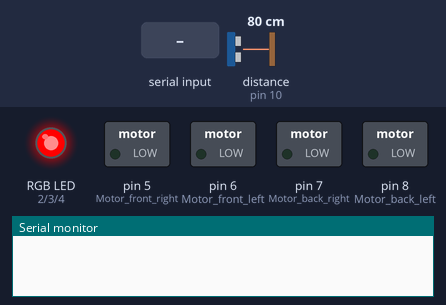
Simulated run of this sketch. Board: Arduino Uno, built with avr-gcc and run on an emulated ATmega328P. Parts: switched loads named in the sketch (green lamp = pin HIGH), an RGB LED mixed from three pins (HIGH = lit), the last lines printed to the serial monitor. Wiring (inferred from the names in the program): ultrasonic range finder: trigger pin 9; echo pin 10. The test bench sets the inputs (shaded band); at power-on: distance to the obstacle (sensor on pin 10) 80 cm. The echo pulse lasts 58.3 µs per cm; pins used as bus, display or sensor lines are not drawn.

Above: at 1.2 s.
1.3 s: "*go" received over Serial
At 2.1 s:
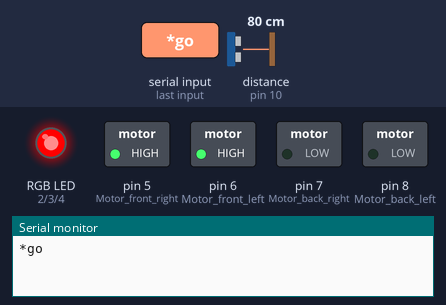
2.8 s: "*back" received over Serial
At 4.0 s:
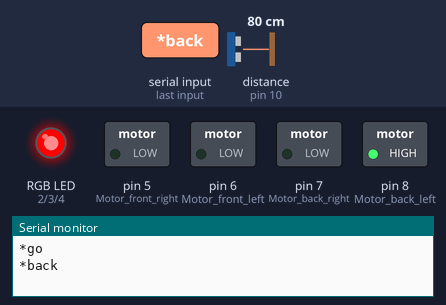
4.3 s: "*turn right" received over Serial
At 5.0 s:
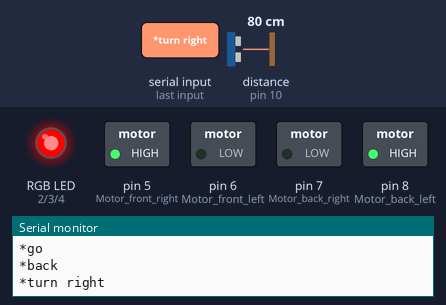
5.9 s: "*turn left" received over Serial
At 7.1 s:
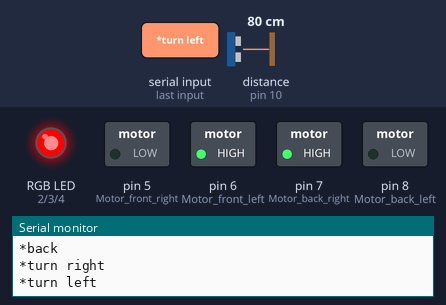
Timing chart, 0 to 8.5 s (numbered marks = the images above; inputs shaded):
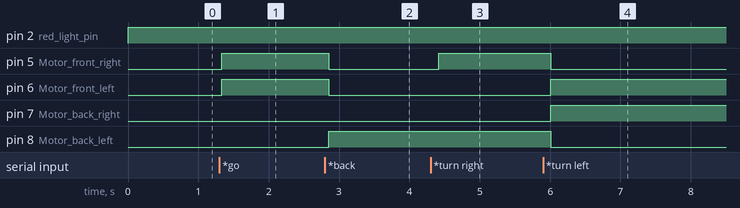

The sketch:

Voice_CAR.ino
```cpp
//RGB pines
int red_light_pin=2;
int green_light_pin=3;
int blue_light_pin=4;
//Motor pines
int Motor_front_right=5;
int Motor_front_left=6;
int Motor_back_right=7;
int Motor_back_left=8;
String voice; // control for voice
//HCR-04 pines
int trigPin=9;
int echoPin=10;
//find the distance
long duration;
int distance;
int Distancee;
void setup() {
 Serial.begin(9600); //iletişim ayarı
pinMode(red_light_pin,OUTPUT);
pinMode(green_light_pin,OUTPUT);
pinMode(blue_light_pin,OUTPUT);
pinMode(Motor_front_right,OUTPUT);
pinMode(Motor_front_left,OUTPUT);
pinMode(Motor_back_right,OUTPUT);
pinMode(Motor_back_left,OUTPUT);
pinMode(trigPin, OUTPUT); // Sets the trigPin as an Output
pinMode(echoPin, INPUT); // Sets the echoPin as an Input

}

void loop() {
  // put your main code here, to run repeatedly:
Distancee=fiind_distance();
 while (Serial.available()){ //Okumak için kullanılabilir bayt olup olmadığını kontrol et
delay(10); //10 milisaniye bekle
char c = Serial.read(); //Seri okuma
if (c == '#') {break;
}// # tespit edildiğinde döngüden çık
voice += c; //Ses = ses + c Steno
}
if (voice.length() > 0) {
Serial.println(voice);
if(voice=="*go" || voice=="*ileri"){
  go();
}else if(voice=="*back"|| voice=="*geri"){
  back();
}else if(voice=="*turn right" || voice=="*sağ dön"){
  right();

}else if(voice=="*turn left"||voice=="*sola dön"){
  left();
}

voice="";
}

if(0<Distancee || Distancee<10){
  RGB_color(255, 0, 0); // Red
}else if(10<Distancee || Distancee<25){
   RGB_color(255, 255, 0); // Yellow
}else if(25<Distancee || Distancee<50){
  RGB_color(0, 255, 0); // Green
}
}
void RGB_color(int red_light_value, int green_light_value, int blue_light_value)
 {
  analogWrite(red_light_pin, red_light_value);
  analogWrite(green_light_pin, green_light_value);
  analogWrite(blue_light_pin, blue_light_value);
}
int fiind_distance(){
  digitalWrite(trigPin, LOW);
delayMicroseconds(2);
// Sets the trigPin on HIGH state for 10 micro seconds
digitalWrite(trigPin, HIGH);
delayMicroseconds(10);
digitalWrite(trigPin, LOW);
// Reads the echoPin, returns the sound wave travel time in microseconds
duration = pulseIn(echoPin, HIGH);
// Calculating the distance
return distance= duration*0.034/2;
// Prints the distance on the Serial Monitor
}
void go(){
  digitalWrite(Motor_front_right,HIGH);
digitalWrite(Motor_front_left, HIGH);
digitalWrite(Motor_back_right, LOW);
digitalWrite(Motor_back_left, LOW);
}
void back(){
  digitalWrite(Motor_front_right, LOW);
digitalWrite(Motor_front_left, LOW);
digitalWrite(Motor_back_right, LOW);
digitalWrite(Motor_back_left, HIGH);
}
void right(){
  digitalWrite(Motor_front_right, HIGH);
digitalWrite(Motor_front_left, LOW);
digitalWrite(Motor_back_right, LOW);
digitalWrite(Motor_back_left, HIGH);
}
void left(){
  digitalWrite(Motor_front_right, LOW);
digitalWrite(Motor_front_left, HIGH);
digitalWrite(Motor_back_right, HIGH);
digitalWrite(Motor_back_left, LOW);
}
```

Measured:
- after the input at 1.3 s, pin 5 (Motor_front_right), pin 6 (Motor_front_left): LOW → HIGH at once
- after the input at 2.8 s, pin 5 (Motor_front_right), pin 6 (Motor_front_left): HIGH → LOW after 0.05 s; pin 8 (Motor_back_left): LOW → HIGH after 0.05 s
- after the input at 4.3 s, pin 5 (Motor_front_right): LOW → HIGH after 0.11 s
- after the input at 5.9 s, pin 5 (Motor_front_right), pin 8 (Motor_back_left): HIGH → LOW after 0.11 s; pin 6 (Motor_front_left), pin 7 (Motor_back_right): LOW → HIGH after 0.11 s
